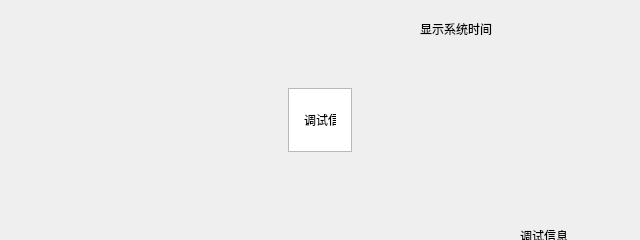
<?xml version="1.0" encoding="UTF-8"?>
<ui version="4.0">
 <class>StatusBarMiddleWindow</class>
 <widget class="QDialog" name="StatusBarMiddleWindow">
  <property name="geometry">
   <rect>
    <x>0</x>
    <y>120</y>
    <width>640</width>
    <height>240</height>
   </rect>
  </property>
  <property name="windowTitle">
   <string>StatusBarMiddleWindow</string>
  </property>
  <widget class="QLabel" name="time_label">
	<property name="geometry">
	<rect>
	<x>420</x>
	<y>8</y>
	<width>210</width>
	<height>42</height>
	</rect>
	</property>
	<property name="text">
	<string>显示系统时间</string>
	</property>
  </widget>
  <widget class="QGraphicsView" name="photocntdn_bg">
   <property name="geometry">
    <rect>
     <x>288</x>
     <y>88</y>
     <width>64</width>
     <height>64</height>
    </rect>
   </property>
  </widget>
  <widget class="QLabel" name="photocntdn_lb">
   <property name="geometry">
    <rect>
     <x>304</x>
     <y>104</y>
     <width>32</width>
     <height>32</height>
    </rect>
   </property>
   <property name="text">
    <string>调试信息</string>
   </property>
  </widget>
  <widget class="QLabel" name="speed_lb">
   <property name="geometry">
    <rect>
     <x>520</x>
     <y>220</y>
     <width>102</width>
     <height>32</height>
    </rect>
   </property>
   <property name="text">
    <string>调试信息</string>
   </property>
  </widget>
  </widget>
</ui>
